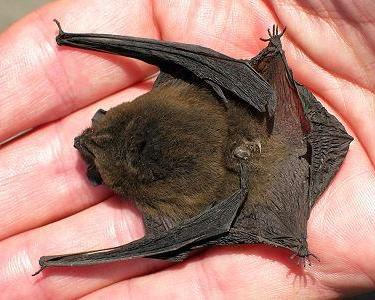
#> input picture neg_dataset/007_0017.jpg, 375 x 300 px; its folder holds only this picture in this run
$ python -i utils.py   (imports and definitions only)
#> lines starting #> are read from the running program, lines starting #| are printed output that depends on the picture
#> further down, picture is the input picture: shape (300, 375, 3); mean B, G, R 115.1, 125.3, 168.8
import os
import cv2
import random
from skimage.feature import hog
from skimage import exposure
import numpy as np

# [107 lines left out: functions load_positive_images, load_negative_images, extract_random_patches, simulate_distance_variation, add_mirror_images, not called in this run]

def resize_image(image, width, height):
    """
    Resize an image to the specified width and height.

    Args:
        image (numpy.ndarray): The input image to be resized.
        width (int): The desired width of the resized image.
        height (int): The desired height of the resized image.

    Returns:
        numpy.ndarray: The resized image as a NumPy array.
    """
    # Resize the image using OpenCV's resize function
    resized_image = cv2.resize(image, (width, height))
    return resized_image

def get_hog_features(image, resize_width=64, resize_height=64, orient = 9, pix_per_cell = 8, cell_per_block = 2):
    """
    Extract HOG features from an image.

    Args:
        image (numpy.ndarray): The input image to extract HOG features from.

    Returns:
        numpy.ndarray: Extracted HOG features as a 1D array.
    """
#> called with resize_width = 64, resize_height = 64, orient = 9, pix_per_cell = 8, cell_per_block = 2
    # Convert the image to grayscale
    gray = cv2.cvtColor(image, cv2.COLOR_BGR2GRAY)
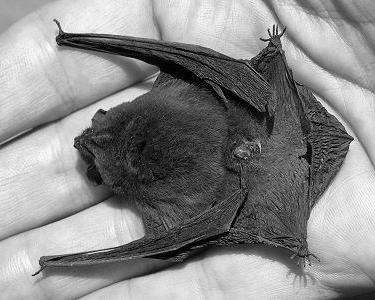
#> gray: shape (300, 375); min 0, max 254, mean 137.2

    # Resize the image to the desired input size for HOG feature extraction
    resized_image = resize_image(gray, resize_width, resize_height)
#> in resize_image, `resized_image = cv2.resize(image, (width, height))`:
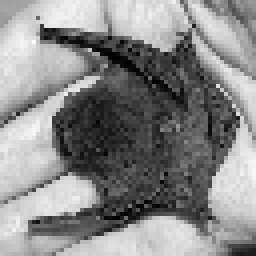
#> resized_image: shape (64, 64) (shown 4 times larger); min 0, max 251, mean 136.9

    # Extract HOG features using the skimage hog function
    features = hog(resized_image, orientations=orient, pixels_per_cell=(pix_per_cell, pix_per_cell),
                   cells_per_block=(cell_per_block, cell_per_block), block_norm='L2-Hys', transform_sqrt=True,
                   feature_vector=True)
#> features = 1764 values, max 0.347 at index 474, min 0 at index 7, mean 0.137

    # Apply histogram equalization to improve feature visibility
    features = exposure.equalize_hist(features)
#> features = 1764 values, max 1 at index 474, min 0.013 at index 7, mean 0.503
    return features

# [89 lines left out: functions sliding_window, hard_negative_mining, non_max_suppression, not called in this run]

>>> import cv2
>>> picture = cv2.imread('neg_dataset/007_0017.jpg')
>>> result = get_hog_features(picture)
#> result has the same summary as features in get_hog_features

$ run again, on neg_dataset/009_0038.jpg
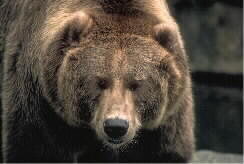
#> input picture neg_dataset/009_0038.jpg, 244 x 164 px
#> picture is the input picture: shape (164, 244, 3); mean B, G, R 60, 70.2, 79.3
#> in get_hog_features, `gray = cv2.cvtColor(image, cv2.COLOR_BGR2GRAY)`:
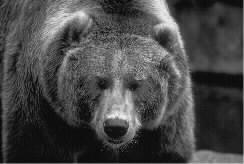
#> gray: shape (164, 244); min 0, max 239, mean 71.8
#> in resize_image, `resized_image = cv2.resize(image, (width, height))`:
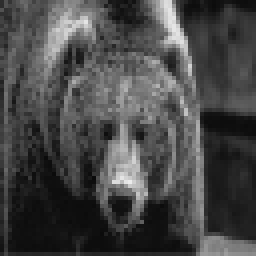
#> resized_image: shape (64, 64) (shown 4 times larger); min 11, max 236, mean 71.3
#> in get_hog_features, `features = hog(resized_image, orientations=orient, pixels_per_cell=(pi..`: features = 1764 values, max 0.451 at index 1476, min 0 at index 15, mean 0.14
#> in get_hog_features, `features = exposure.equalize_hist(features)`: features = 1764 values, max 1 at index 1476, min 0.0142 at index 15, mean 0.504
#> result has the same summary as features in get_hog_features

$ run again, on neg_dataset/009_0052.jpg
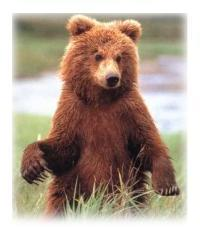
#> input picture neg_dataset/009_0052.jpg, 200 x 229 px
#> picture is the input picture: shape (229, 200, 3); mean B, G, R 142.2, 156.3, 173.9
#> in get_hog_features, `gray = cv2.cvtColor(image, cv2.COLOR_BGR2GRAY)`:
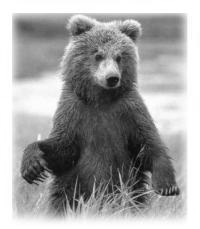
#> gray: shape (229, 200); min 3, max 255, mean 159.9
#> in resize_image, `resized_image = cv2.resize(image, (width, height))`:
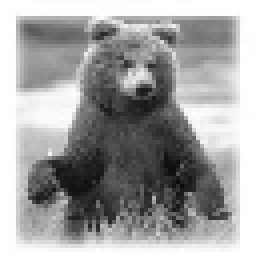
#> resized_image: shape (64, 64) (shown 4 times larger); min 10, max 255, mean 160.2
#> in get_hog_features, `features = hog(resized_image, orientations=orient, pixels_per_cell=(pi..`: features = 1764 values, max 0.44 at index 774, min 0 at index 1, mean 0.134
#> in get_hog_features, `features = exposure.equalize_hist(features)`: features = 1764 values, max 1 at index 774, min 0.0567 at index 1, mean 0.505
#> result has the same summary as features in get_hog_features
